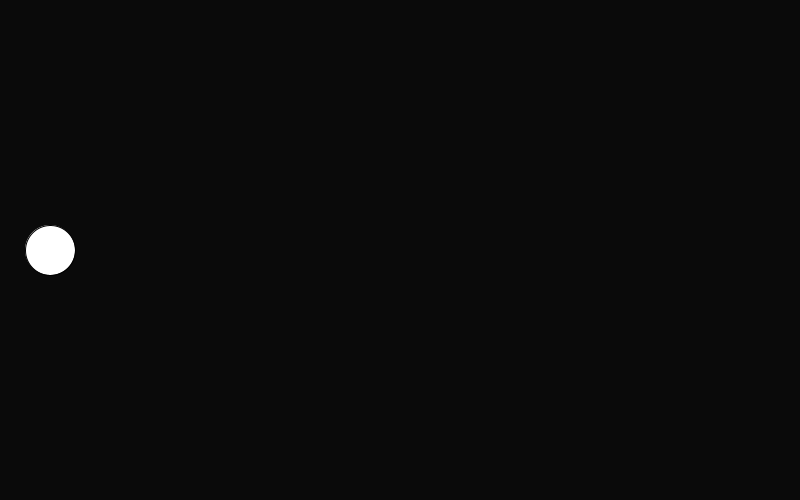
Frame 1 (no input)
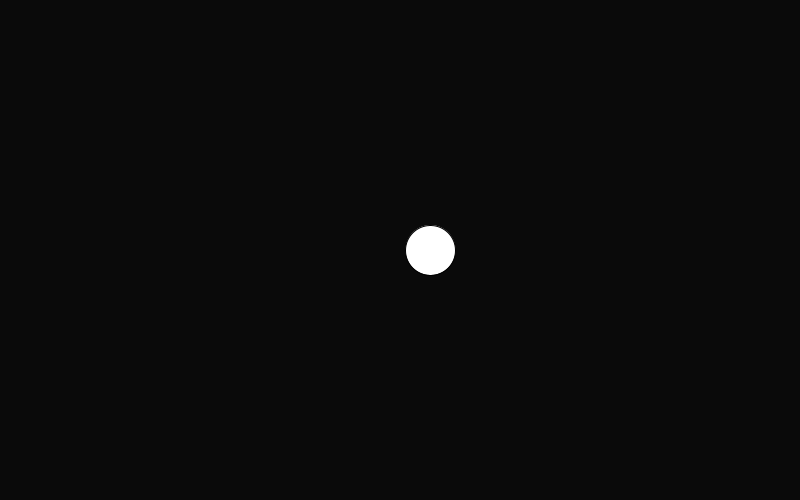
Frame 60 (the mouse pressed at the canvas centre just before this capture)
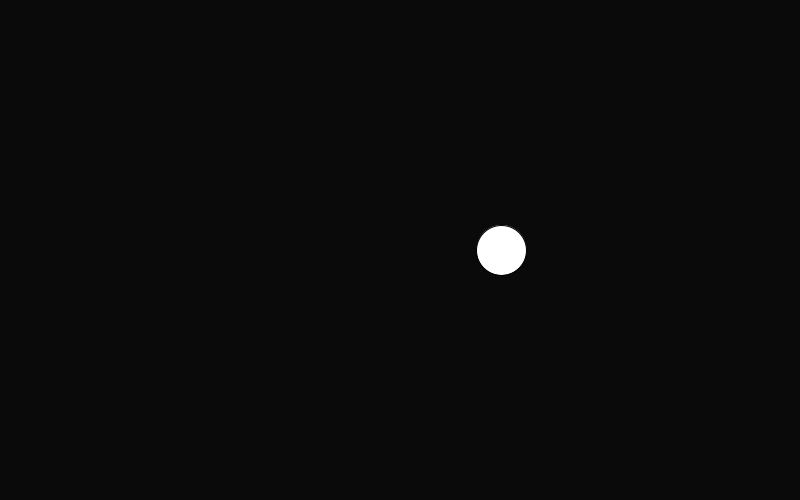
Frame 120 (the mouse held since frame 60 and released just before this capture)

The Processing sketch that drew these frames (run headless with seeded random() and noise(); from frame 60 on, the mouse is pressed at the canvas centre):

// Processing sketch: Quiz_01_linear
// ── Quiz_01_linear.pde
float xPos = 50;
float speed = 5;
float easeAmount = .5;

void setup(){
  size(800,500);
}

void draw(){
  background(10);
  ellipse(xPos, height/2, 50,50);
  xPos += speed;
speed += easeAmount;
  //speed = map();
  
  if (xPos> 750 || xPos < 50){
   speed = -speed; 
  }
}
